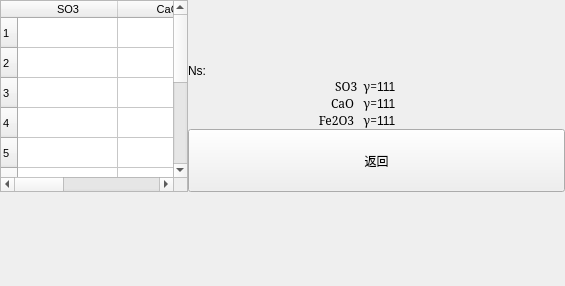
<?xml version="1.0" encoding="UTF-8"?>
<ui version="4.0">
 <class>showcountingmeasurement</class>
 <widget class="QWidget" name="showcountingmeasurement">
  <property name="geometry">
   <rect>
    <x>0</x>
    <y>0</y>
    <width>565</width>
    <height>286</height>
   </rect>
  </property>
  <property name="windowTitle">
   <string>Form</string>
  </property>
  <layout class="QGridLayout" name="gridLayout">
   <property name="leftMargin">
    <number>0</number>
   </property>
   <property name="topMargin">
    <number>0</number>
   </property>
   <property name="rightMargin">
    <number>0</number>
   </property>
   <property name="bottomMargin">
    <number>0</number>
   </property>
   <property name="spacing">
    <number>0</number>
   </property>
   <item row="0" column="0">
    <layout class="QVBoxLayout" name="verticalLayout_2">
     <property name="spacing">
      <number>0</number>
     </property>
     <item>
      <layout class="QHBoxLayout" name="horizontalLayout_4" stretch="1,2">
       <property name="spacing">
        <number>0</number>
       </property>
       <item>
        <widget class="QTableWidget" name="tableWidget">
         <property name="sizePolicy">
          <sizepolicy hsizetype="Preferred" vsizetype="Preferred">
           <horstretch>0</horstretch>
           <verstretch>0</verstretch>
          </sizepolicy>
         </property>
         <property name="font">
          <font>
           <pointsize>8</pointsize>
          </font>
         </property>
         <attribute name="horizontalHeaderShowSortIndicator" stdset="0">
          <bool>false</bool>
         </attribute>
         <row>
          <property name="text">
           <string>1</string>
          </property>
         </row>
         <row>
          <property name="text">
           <string>2</string>
          </property>
         </row>
         <row>
          <property name="text">
           <string>3</string>
          </property>
         </row>
         <row>
          <property name="text">
           <string>4</string>
          </property>
         </row>
         <row>
          <property name="text">
           <string>5</string>
          </property>
         </row>
         <row>
          <property name="text">
           <string>6</string>
          </property>
         </row>
         <row>
          <property name="text">
           <string>7</string>
          </property>
         </row>
         <row>
          <property name="text">
           <string>8</string>
          </property>
         </row>
         <row>
          <property name="text">
           <string>9</string>
          </property>
         </row>
         <row>
          <property name="text">
           <string>10</string>
          </property>
         </row>
         <row>
          <property name="text">
           <string>11</string>
          </property>
         </row>
         <column>
          <property name="text">
           <string>SO3</string>
          </property>
         </column>
         <column>
          <property name="text">
           <string>CaO</string>
          </property>
         </column>
         <column>
          <property name="text">
           <string>Fe2O3</string>
          </property>
         </column>
         <item row="0" column="0">
          <property name="text">
           <string/>
          </property>
          <property name="textAlignment">
           <set>AlignHCenter|AlignVCenter|AlignCenter</set>
          </property>
         </item>
         <item row="1" column="0">
          <property name="text">
           <string/>
          </property>
          <property name="textAlignment">
           <set>AlignHCenter|AlignVCenter|AlignCenter</set>
          </property>
         </item>
         <item row="2" column="0">
          <property name="text">
           <string/>
          </property>
          <property name="textAlignment">
           <set>AlignHCenter|AlignVCenter|AlignCenter</set>
          </property>
         </item>
         <item row="3" column="0">
          <property name="text">
           <string/>
          </property>
          <property name="textAlignment">
           <set>AlignHCenter|AlignVCenter|AlignCenter</set>
          </property>
         </item>
         <item row="4" column="0">
          <property name="text">
           <string/>
          </property>
          <property name="textAlignment">
           <set>AlignHCenter|AlignVCenter|AlignCenter</set>
          </property>
         </item>
         <item row="5" column="0">
          <property name="text">
           <string/>
          </property>
          <property name="textAlignment">
           <set>AlignHCenter|AlignVCenter|AlignCenter</set>
          </property>
         </item>
         <item row="6" column="0">
          <property name="text">
           <string/>
          </property>
          <property name="textAlignment">
           <set>AlignHCenter|AlignVCenter|AlignCenter</set>
          </property>
         </item>
         <item row="7" column="0">
          <property name="text">
           <string/>
          </property>
          <property name="textAlignment">
           <set>AlignHCenter|AlignVCenter|AlignCenter</set>
          </property>
         </item>
         <item row="8" column="0">
          <property name="text">
           <string/>
          </property>
          <property name="textAlignment">
           <set>AlignHCenter|AlignVCenter|AlignCenter</set>
          </property>
         </item>
         <item row="9" column="0">
          <property name="text">
           <string/>
          </property>
          <property name="textAlignment">
           <set>AlignHCenter|AlignVCenter|AlignCenter</set>
          </property>
         </item>
         <item row="10" column="0">
          <property name="text">
           <string/>
          </property>
          <property name="textAlignment">
           <set>AlignHCenter|AlignVCenter|AlignCenter</set>
          </property>
         </item>
        </widget>
       </item>
       <item>
        <layout class="QVBoxLayout" name="verticalLayout">
         <property name="spacing">
          <number>0</number>
         </property>
         <item>
          <widget class="QLabel" name="label_data">
           <property name="sizePolicy">
            <sizepolicy hsizetype="Preferred" vsizetype="Preferred">
             <horstretch>0</horstretch>
             <verstretch>0</verstretch>
            </sizepolicy>
           </property>
           <property name="text">
            <string/>
           </property>
          </widget>
         </item>
         <item>
          <widget class="QLabel" name="label_4">
           <property name="sizePolicy">
            <sizepolicy hsizetype="Preferred" vsizetype="Maximum">
             <horstretch>0</horstretch>
             <verstretch>0</verstretch>
            </sizepolicy>
           </property>
           <property name="font">
            <font>
             <pointsize>9</pointsize>
            </font>
           </property>
           <property name="text">
            <string>Ns:</string>
           </property>
          </widget>
         </item>
         <item>
          <layout class="QHBoxLayout" name="horizontalLayout"/>
         </item>
         <item>
          <layout class="QGridLayout" name="gridLayout_2">
           <item row="1" column="0">
            <widget class="QLabel" name="label_ca">
             <property name="sizePolicy">
              <sizepolicy hsizetype="Preferred" vsizetype="Maximum">
               <horstretch>0</horstretch>
               <verstretch>0</verstretch>
              </sizepolicy>
             </property>
             <property name="font">
              <font>
               <family>Serif</family>
               <pointsize>9</pointsize>
              </font>
             </property>
             <property name="text">
              <string>CaO   γ=</string>
             </property>
             <property name="alignment">
              <set>Qt::AlignRight|Qt::AlignTrailing|Qt::AlignVCenter</set>
             </property>
            </widget>
           </item>
           <item row="0" column="1">
            <widget class="QLabel" name="label_sy">
             <property name="sizePolicy">
              <sizepolicy hsizetype="Preferred" vsizetype="Preferred">
               <horstretch>0</horstretch>
               <verstretch>0</verstretch>
              </sizepolicy>
             </property>
             <property name="font">
              <font>
               <pointsize>9</pointsize>
              </font>
             </property>
             <property name="text">
              <string>111</string>
             </property>
            </widget>
           </item>
           <item row="0" column="0">
            <widget class="QLabel" name="label_s">
             <property name="sizePolicy">
              <sizepolicy hsizetype="Preferred" vsizetype="Maximum">
               <horstretch>0</horstretch>
               <verstretch>0</verstretch>
              </sizepolicy>
             </property>
             <property name="font">
              <font>
               <family>Serif</family>
               <pointsize>9</pointsize>
              </font>
             </property>
             <property name="text">
              <string>SO3  γ=</string>
             </property>
             <property name="alignment">
              <set>Qt::AlignRight|Qt::AlignTrailing|Qt::AlignVCenter</set>
             </property>
            </widget>
           </item>
           <item row="2" column="0">
            <widget class="QLabel" name="label_fe">
             <property name="sizePolicy">
              <sizepolicy hsizetype="Preferred" vsizetype="Maximum">
               <horstretch>0</horstretch>
               <verstretch>0</verstretch>
              </sizepolicy>
             </property>
             <property name="font">
              <font>
               <family>Serif</family>
               <pointsize>9</pointsize>
              </font>
             </property>
             <property name="text">
              <string>Fe2O3   γ=</string>
             </property>
             <property name="alignment">
              <set>Qt::AlignRight|Qt::AlignTrailing|Qt::AlignVCenter</set>
             </property>
            </widget>
           </item>
           <item row="1" column="1">
            <widget class="QLabel" name="label_cay">
             <property name="sizePolicy">
              <sizepolicy hsizetype="Preferred" vsizetype="Preferred">
               <horstretch>0</horstretch>
               <verstretch>0</verstretch>
              </sizepolicy>
             </property>
             <property name="font">
              <font>
               <pointsize>9</pointsize>
              </font>
             </property>
             <property name="text">
              <string>111</string>
             </property>
            </widget>
           </item>
           <item row="2" column="1">
            <widget class="QLabel" name="label_fey">
             <property name="sizePolicy">
              <sizepolicy hsizetype="Preferred" vsizetype="Preferred">
               <horstretch>0</horstretch>
               <verstretch>0</verstretch>
              </sizepolicy>
             </property>
             <property name="font">
              <font>
               <pointsize>9</pointsize>
              </font>
             </property>
             <property name="text">
              <string>111</string>
             </property>
            </widget>
           </item>
          </layout>
         </item>
         <item>
          <layout class="QHBoxLayout" name="horizontalLayout_3">
           <item>
            <widget class="QPushButton" name="pushButton">
             <property name="sizePolicy">
              <sizepolicy hsizetype="Preferred" vsizetype="Preferred">
               <horstretch>0</horstretch>
               <verstretch>0</verstretch>
              </sizepolicy>
             </property>
             <property name="text">
              <string>返回</string>
             </property>
            </widget>
           </item>
          </layout>
         </item>
        </layout>
       </item>
      </layout>
     </item>
     <item>
      <layout class="QHBoxLayout" name="horizontalLayout_5">
       <property name="spacing">
        <number>0</number>
       </property>
       <item>
        <widget class="issample" name="widget" native="true"/>
       </item>
       <item>
        <widget class="ispreheat" name="widget_2" native="true"/>
       </item>
       <item>
        <widget class="date_widget" name="widget_3" native="true"/>
       </item>
      </layout>
     </item>
    </layout>
   </item>
  </layout>
 </widget>
 <customwidgets>
  <customwidget>
   <class>date_widget</class>
   <extends>QWidget</extends>
   <header>date_widget.h</header>
   <container>1</container>
  </customwidget>
  <customwidget>
   <class>issample</class>
   <extends>QWidget</extends>
   <header>issample.h</header>
   <container>1</container>
  </customwidget>
  <customwidget>
   <class>ispreheat</class>
   <extends>QWidget</extends>
   <header>ispreheat.h</header>
   <container>1</container>
  </customwidget>
 </customwidgets>
 <resources/>
 <connections/>
</ui>
